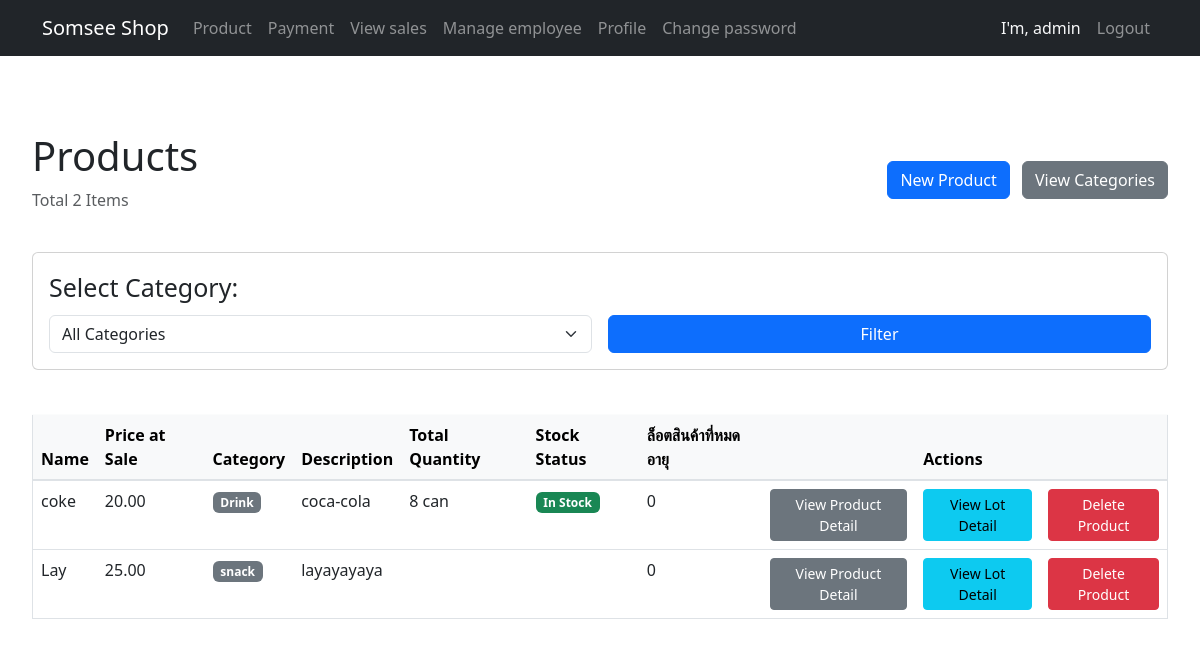
The app's page / (signed in) with its own data.
### product/models.py (models this page shows, shortened)
class Product(models.Model):
    name = models.CharField(max_length=255)
    price_at_sale = models.DecimalField(max_digits=10, decimal_places=2)
    unit = models.CharField(max_length=50)
    description = models.TextField()
    stock_quantity = models.IntegerField(default=0)
    categories = models.ManyToManyField("category.Category")  # Many-to-Many "app_label.ModelName"

### category/models.py (models this page shows, shortened)
class Category(models.Model):
    category_id = models.AutoField(primary_key=True)
    category_name = models.CharField(max_length=100)

### product/views.py (the view)
# urls.py: path("", View_Product.as_view(), name="product"),
class View_Product(LoginRequiredMixin,View):
    login_url = "/login/"
    def get(self, request):
        today = date.today()
        totalproduct = Product.objects.count()
        lot_list = Lot.objects.values('product_id').annotate(total_quantity=Sum('quantity'))
        productlist = Product.objects.all()
        product_lot_count = []
        for product in productlist:
            lot_count = Lot.objects.filter(product_id=product.id,expiry_date__lt=today).count()
            product_lot_count.append({'product_id': product.id, 'lot_count': lot_count})
        category_id = request.GET.get('categoryid')
        product_list = Product.objects.all()
        categorie = Category.objects.all()
        if category_id == "":
            return redirect('product')
        if category_id:
            try:
                product_list = product_list.filter(categories__in=[category_id])
                totalproduct = product_list.count()
            except ValueError:
                product_list = Product.objects.none()
        context = {
            "products": product_list,
            "totalproduct": totalproduct,
            "lot_list": lot_list,
            "categories": categorie,
            "today" : today,
            "product_lot_count" : product_lot_count
        }
        return render(request, "product.html", context)

### product/templates/product.html (shortened to what this page needs)
{% extends 'layout.html' %}
{% block content %}
<div class="container-fluid mt-4">
    <div class="row align-items-center mb-4">
        <div class="col-md-6">
            <h1>Products</h1>
            <p class="text-muted">Total {{ totalproduct }} Items</p>
        </div>
        <div class="col-md-6 text-md-end">
            {% if perms.product.add_product  %}
            <a href="{% url 'productform' %}" class="btn btn-primary me-2">New Product</a>
            {% endif %}
            <a href="{% url 'category' %}" class="btn btn-secondary">View Categories</a>
        </div>
    </div>
    <div class="card mb-4">
        <div class="card-body">
            <form method="get" class="row g-3 align-items-end">
                <div class="col-md-6">
                    <label for="categories" class="form-label">Select Category:</label>
                    <select class="form-select" id="categories" name="categoryid">
                        <option value="">All Categories</option>
                    </select>
                </div>
                <div class="col-md-6">
                    <button type="submit" class="btn btn-primary w-100">Filter</button>
                </div>
            </form>
        </div>
    </div>
    <div class="table-responsive">
        <table class="table table-hover">
            <thead class="table-light">
                <tr>
                    <th>Name</th>
                    <th>Price at Sale</th>
                    <th>Category</th>
                    <th>Description</th>
                    <th>Total Quantity</th>
                    <th>Stock Status</th>
                    <th>ล็อตสินค้าที่หมดอายุ<th>
                    <th colspan="4">Actions</th>
                </tr>
            </thead>
            <tbody>
                {% for product in products %}
                <tr>
                    <td>{{ product.name }}</td>
                    <td>{{ product.price_at_sale }}</td>
                    <td>
                        {% for category in product.categories.all %}
                            <span class="badge bg-secondary">{{ category.category_name }}</span>
                        {% endfor %}
                    </td>
                    <td>{{ product.description }}</td>
                    <td>
                            {% for lot in lot_list %}
                                {% if product.id == lot.product_id %}
                                    {{ lot.total_quantity }} {{ product.unit }}
                                {% endif %}
                            {% endfor %}
                    </td>
                    <td>
                        {% for lot in lot_list %}
                            {% if product.id == lot.product_id %}
                                {% if lot.total_quantity %}
                                    <span class="badge bg-success">In Stock</span>
                                {% else %}
                                    <span class="badge bg-danger">Out of Stock</span>
                                {% endif %}
                            {% endif %}
                        {% endfor %}
                    </td>
                    <td>
                            {% for lot in product_lot_count %}
                                {% if lot.product_id == product.id %}
                                    {{lot.lot_count}}
                                {% endif %}
                            {% endfor %}
                    </td>
                    {% if perms.product.view_product  %}
                    <td>
                        <a href="{% url 'product_detail' product.id %}" class="btn btn-sm btn-secondary">View Product Detail</a>
                    </td>
                    {% endif %}
                    {% if perms.lot.view_lot  %}
                    <td>
                        <a href="{% url 'lot_product' product.id %}" class="btn btn-sm btn-info">View Lot Detail</a>
                    </td>
                    {% endif %}
                    {% if perms.product.delete_product  %}
                    <td>
                        <a href="{% url 'deleteproduct' product.id %}" class="btn btn-sm btn-danger">Delete Product</a>
                    </td>
                    {% endif %}
                </tr>
                {% endfor %}
            </tbody>
        </table>
    </div>
</div>
{% endblock %}

### product/templates/layout.html (shortened to what this page needs)
{% load static %}
<!DOCTYPE html>
<html lang="en">
  <head>
    <link rel="stylesheet" href="{% static 'style.css' %}" />
    <link rel="stylesheet" href="https://cdn.jsdelivr.net/npm/bootstrap@4.3.1/dist/css/bootstrap.min.css">
  </head>
  <body>
    {% block nav%}
      {% include 'nav.html' %}
    {% endblock%}
    <main>
      <div class="head">
      </div>
      <div id="content">
        {% block content %}{% endblock %}
    </div>
    </main>
  </body>
</html>

### product/templates/nav.html (shortened to what this page needs)
<!DOCTYPE html>
<html lang="en">
<head>
    <link rel="stylesheet" href="https://cdn.jsdelivr.net/npm/bootstrap@5.3.0/dist/css/bootstrap.min.css">
</head>
<body>
<nav class="navbar navbar-expand-lg navbar-dark bg-dark">
    <div class="container">
        <span class="navbar-brand" >Somsee Shop </span>
        <div class="collapse navbar-collapse" id="navbarNav">
            <ul class="navbar-nav">
                {% if user.is_authenticated %}
                    <li class="nav-item">
                        <a class="nav-link" href="{% url 'product' %}">Product</a>
                    </li>
                    {% if perms.payment.view_sale and perms.payment.view_sale  %}
                    <li class="nav-item">
                        <a class="nav-link" href="{% url 'payment' %}">Payment</a>
                    </li>
                    {% endif %}
                    {% if perms.payment.view_sale and perms.payment.view_sale  %}
                    <li class="nav-item">
                        <a class="nav-link" href="{% url 'view_sales' %}">View sales</a>
                    </li>
                    {% endif %}
                    {% if perms.auth.view_group  %}
                    <li class="nav-item">
                        <a class="nav-link" href="{% url 'viewemp' %}">Manage employee</a>
                    </li>
                    {% endif %}
                    <li class="nav-item">
                        <a class="nav-link" href="{% url 'profile' %}">Profile</a>
                    </li>
                    <li class="nav-item">
                        <a class="nav-link" href="{% url 'change_password' %}">Change password</a>
                    </li>
                    </ul>
                    <ul class="navbar-nav ms-auto">
                    <li class="nav-item">
                        <span class="navbar-text text-light me-2">I'm, {{ user.username }}</span>
                    </li>
                    <li class="nav-item">
                        <a class="nav-link btn btn-outline-light" href="{% url 'logout' %}">Logout</a>
                    </li>
                {% endif %}
            </ul>
        </div>
    </div>
</nav>
</body>
</html>

### static/style.css (style rules this page uses)
* { margin: 0; padding: 0; box-sizing: border-box; }
main { padding: 20px; }
.head { display: flex; justify-content: space-between; align-items: center; }
button, .btn { padding: 10px 15px; background-color: #466bff; color: white; border: none; cursor: pointer; font-size: 13px; text-decoration: none; }
input, select, textarea { padding: 10px; border: 1px solid #ddd; }
.form, input, select { margin-top: 20px; width: 250px; }
.form, button { margin-top: 10px; }
.from, label { font-size: 25px; font-weight: 500; }
table { width: 100%; border-collapse: collapse; margin-top: 20px; }
table, th, td { border: 1px solid black; }
th, td { padding: 8px; text-align: left; }
th { background-color: #f2f2f2; }

### records on screen
Product: name "coke", price_at_sale "20.00", description "coca-cola", total_quantity "8", unit "can", lot_count "0"
Category: category_name "Drink"
Product: name "Lay", price_at_sale "25.00", description "layayayaya", lot_count "0"
Category: category_name "snack"

### other values on screen
{{ user.username }} "admin"
{{ totalproduct }} "2"
